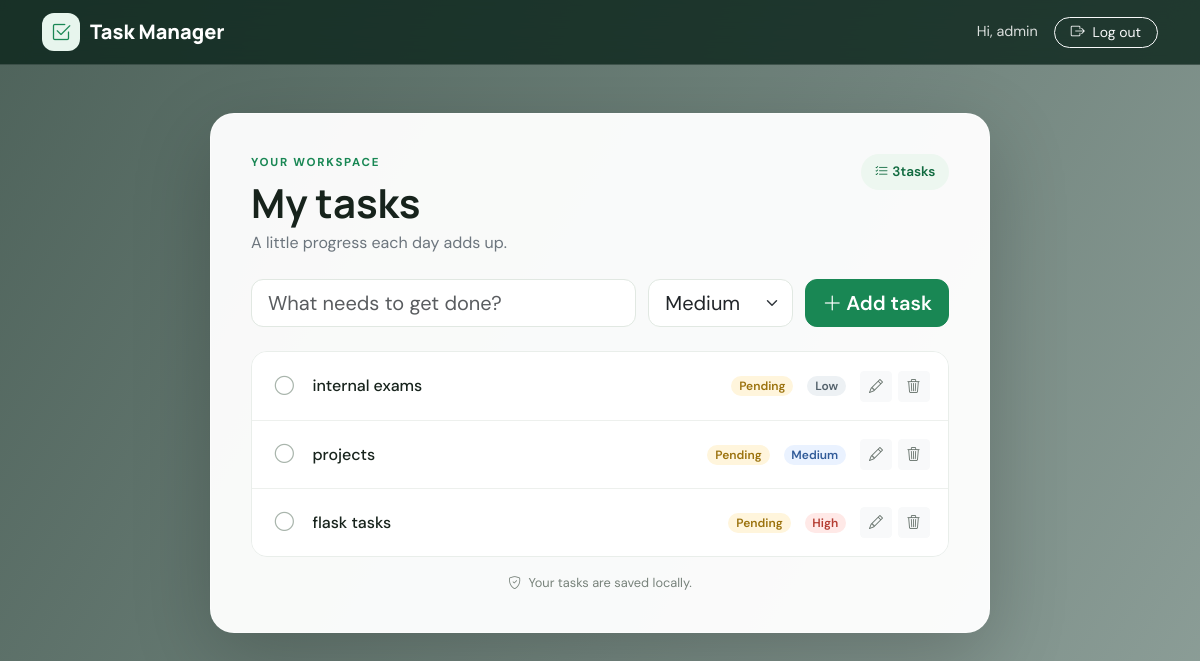
The app's page /tasks (signed in) with its own data.
### tables this page shows
CREATE TABLE tasks (
                id INTEGER PRIMARY KEY AUTOINCREMENT,
                title TEXT NOT NULL,
                status TEXT NOT NULL DEFAULT 'Pending'
            , priority TEXT NOT NULL DEFAULT 'Medium'
                    CHECK (priority IN ('Low', 'Medium', 'High')));

### app.py (the view)
@app.get("/tasks")
def tasks():
    if not session.get("logged_in"):
        flash("Please log in to view your tasks.", "warning")
        return redirect(url_for("login"))
    with closing(get_db_connection()) as connection, connection:
        task_rows = connection.execute(
            "SELECT id, title, status, priority FROM tasks ORDER BY id DESC"
        ).fetchall()
    return render_template("tasks.html", tasks=task_rows)

### app.py (called while the page is built)
def get_db_connection():
    connection = sqlite3.connect(DATABASE)
    connection.row_factory = sqlite3.Row
    return connection

### templates/tasks.html (shortened to what this page needs)
<!doctype html>
<html lang="en">
<head>
    <link href="https://cdn.jsdelivr.net/npm/bootstrap@5.3.3/dist/css/bootstrap.min.css" rel="stylesheet">
    <link href="https://cdn.jsdelivr.net/npm/bootstrap-icons@1.11.3/font/bootstrap-icons.min.css" rel="stylesheet">
    <link href="{{ url_for('static', filename='style.css') }}" rel="stylesheet">
</head>
<body class="tasks-page">
    <nav class="navbar navbar-expand-lg navbar-dark app-navbar">
        <div class="container">
            <a class="navbar-brand brand-mark" href="{{ url_for('tasks') }}">
                <span class="brand-icon"><i class="bi bi-check2-square"></i></span>
                <span>Task Manager</span>
            </a>
            <div class="ms-auto d-flex align-items-center gap-3">
                <span class="welcome-user d-none d-sm-inline">Hi, {{ session.get('username', 'admin') }}</span>
                <a class="btn btn-outline-light btn-sm rounded-pill px-3" href="{{ url_for('logout') }}">
                    <i class="bi bi-box-arrow-right me-1"></i> Log out
                </a>
            </div>
        </div>
    </nav>
    <main class="container py-5">
        <section class="task-panel mx-auto">
            <div class="d-flex flex-column flex-sm-row justify-content-between align-items-sm-end gap-3 mb-4">
                <div>
                    <p class="eyebrow mb-2">YOUR WORKSPACE</p>
                    <h1 class="display-6 fw-bold mb-1">My tasks</h1>
                    <p class="text-secondary mb-0">A little progress each day adds up.</p>
                </div>
                <span class="task-count"><i class="bi bi-list-check me-1"></i><span id="task-count">{{ tasks|length }}</span> tasks</span>
            </div>
            <form id="task-form" class="add-task-form mb-4" autocomplete="off">
                <input class="form-control form-control-lg" id="task-title" name="title"
                       type="text" placeholder="What needs to get done?" maxlength="250" required>
                <select class="form-select form-select-lg priority-select" id="task-priority" name="priority">
                    <option value="Medium" selected>Medium</option>
                </select>
                <button class="btn btn-success btn-lg add-button" type="submit">
                    <i class="bi bi-plus-lg me-1"></i><span>Add task</span>
                </button>
            </form>
            <div class="task-list" id="task-list" aria-live="polite">
                {% for task in tasks %}
                    <article class="task-item{% if task.status == 'Completed' %} is-completed{% endif %}"
                             data-task-id="{{ task.id }}" data-title="{{ task.title }}"
                             data-status="{{ task.status }}" data-priority="{{ task.priority }}">
                        <button class="task-check-button{% if task.status == 'Completed' %} is-completed{% endif %}"
                                type="button" aria-label="{{ 'Mark task as pending' if task.status == 'Completed' else 'Mark task as completed' }}"
                                aria-pressed="{{ 'true' if task.status == 'Completed' else 'false' }}">
                            <i class="bi {{ 'bi-check-circle-fill' if task.status == 'Completed' else 'bi-circle' }}"></i>
                        </button>
                        <span class="task-title">{{ task.title }}</span>
                        <span class="badge rounded-pill status-badge{% if task.status == 'Completed' %} completed{% endif %}">{{ task.status }}</span>
                        <span class="badge rounded-pill priority-badge priority-{{ task.priority|lower }}">{{ task.priority }}</span>
                        <div class="task-actions">
                            <button class="btn btn-light btn-sm edit-task-button" type="button" aria-label="Edit task" title="Edit task">
                                <i class="bi bi-pencil"></i>
                            </button>
                            <button class="btn btn-light btn-sm delete-task-button" type="button" aria-label="Delete task" title="Delete task">
                                <i class="bi bi-trash3"></i>
                            </button>
                        </div>
                    </article>
                {% else %}
                    <div class="empty-state" id="empty-state">
                        <div class="empty-icon"><i class="bi bi-inbox"></i></div>
                        <h2 class="h5 fw-semibold">Your list is clear</h2>
                        <p class="text-secondary mb-0">Add your first task above and make today count.</p>
                    </div>
                {% endfor %}
            </div>
            <p class="list-footer mb-0"><i class="bi bi-shield-check me-1"></i> Your tasks are saved locally.</p>
        </section>
    </main>
</body>
</html>

### static/style.css (style rules this page uses)
:root { --green: #198754; --green-dark: #116b40; --ink: #17231c; --muted: #78827b; }
body { min-height: 100vh; font-family: 'DM Sans', sans-serif; color: var(--ink); }
h1, h2, .navbar-brand { font-family: 'Manrope', sans-serif; }
.tasks-page { background: linear-gradient(120deg, rgba(16, 44, 33, .74), rgba(18, 55, 42, .48)), url('https://images.unsplash.com/photo-1441974231531-c6227db76b6e?auto=format&fit=crop&w=2200&q=85') center / cover fixed; }
.glass-card, .task-panel { background: rgba(255, 255, 255, .96); border: 1px solid rgba(255, 255, 255, .55); box-shadow: 0 24px 80px rgba(0, 0, 0, .2); }
.brand-mark { display: inline-flex; align-items: center; gap: 10px; color: inherit; font-family: 'Manrope', sans-serif; font-size: 1.25rem; font-weight: 800; text-decoration: none; }
.brand-icon { display: inline-grid; width: 38px; height: 38px; place-items: center; border-radius: 12px; background: #e7f5ed; color: var(--green); }
.eyebrow { color: var(--green); font-size: .72rem; font-weight: 700; letter-spacing: .15em; }
.btn-success { --bs-btn-bg: var(--green); --bs-btn-border-color: var(--green); --bs-btn-hover-bg: var(--green-dark); --bs-btn-hover-border-color: var(--green-dark); --bs-btn-active-bg: var(--green-dark); --bs-btn-active-border-color: var(--green-dark); font-weight: 600; }
.app-navbar { background: rgba(13, 39, 29, .82); border-bottom: 1px solid rgba(255, 255, 255, .15); backdrop-filter: blur(14px); }
.app-navbar .brand-mark { color: #fff; }
.welcome-user { color: rgba(255, 255, 255, .84); font-size: .9rem; }
.task-panel { width: min(100%, 780px); padding: clamp(1.25rem, 4vw, 2.5rem); border-radius: 24px; }
.task-count { display: inline-flex; align-items: center; align-self: flex-start; padding: .5rem .85rem; border-radius: 999px; background: #edf7f0; color: var(--green-dark); font-size: .85rem; font-weight: 600; }
.add-task-form { display: flex; gap: .75rem; }
.add-task-form .form-control { min-width: 0; border-color: #e1e8e2; border-radius: 12px; }
.priority-select { flex: 0 0 145px; border-color: #e1e8e2; border-radius: 12px; }
.add-button { flex-shrink: 0; border-radius: 12px; }
.task-list { overflow: hidden; border: 1px solid #e9eeea; border-radius: 16px; }
.task-item { display: flex; align-items: center; gap: 14px; min-height: 68px; padding: 1rem 1.15rem; background: #fff; }
.task-item + .task-item { border-top: 1px solid #edf0ed; }
.task-check-button { display: grid; flex: 0 0 28px; width: 28px; height: 28px; padding: 0; place-items: center; border: 0; border-radius: 50%; background: transparent; color: #a9b5ac; font-size: 1.2rem; }
.task-title { flex: 1 1 150px; overflow-wrap: anywhere; font-weight: 500; }
.status-badge { background: #fff5dc; color: #9b720d; font-weight: 600; }
.priority-badge { font-weight: 600; }
.priority-low { background: #edf1f4; color: #53616b; }
.priority-medium { background: #eaf2ff; color: #315b99; }
.priority-high { background: #ffe9e7; color: #b43c31; }
.task-actions { display: flex; gap: .35rem; }
.task-actions .btn { color: #65716a; }
.list-footer { padding-top: 1rem; color: var(--muted); font-size: .8rem; text-align: center; }

### records on screen
tasks: title "internal exams", status "Pending", priority "Low"
tasks: title "projects", status "Pending", priority "Medium"
tasks: title "flask tasks", status "Pending", priority "High"

### other values on screen
{{ session.get('username', 'admin') }} "admin"
{{ tasks|length }} "3"
